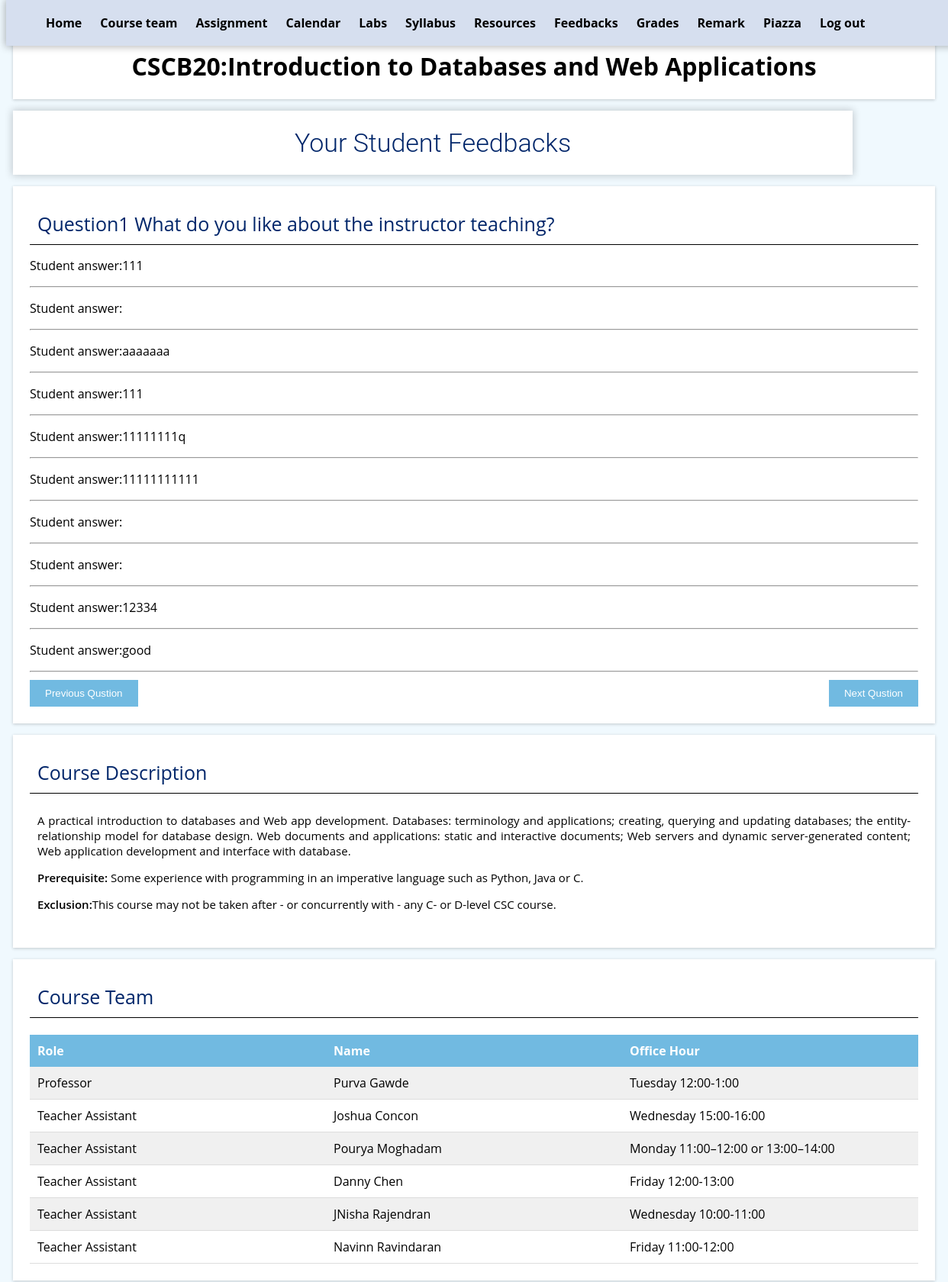
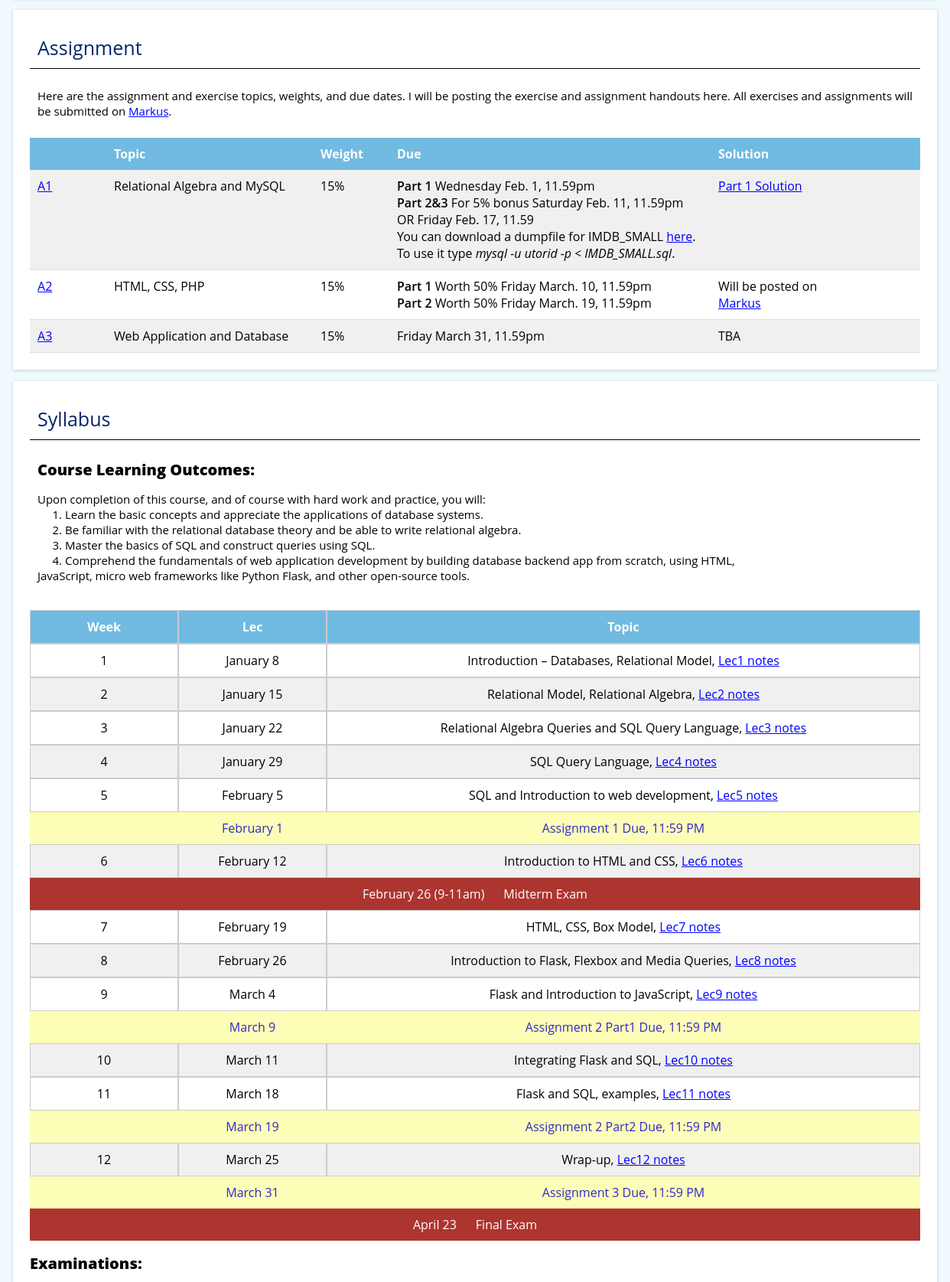
Screenshot of /feedback (signed in, upper part) with the database file from the repository (2 pictures, top to bottom).
### tables this page shows
CREATE TABLE "Feedback" (
    "feedbackid" INTEGER PRIMARY KEY AUTOINCREMENT,
    "Instructor" TEXT NOT NULL,
    "Q1" TEXT NOT NULL,
    "Q2" TEXT,
    "Q3" TEXT,
    "Q4" TEXT
);

### app.py (the view, shortened to what this page needs)
@app.route('/feedback')
def feedback():
    if session['admin']:
        if 'username' not in session:
            return redirect('/loginpage')
        db = get_db()
        db.row_factory = make_dict
        feedbacks = query_db('SELECT * FROM Feedback WHERE instructor=?', [session['username']])
        db.close()
        print(feedbacks)
        return render_template('feedback_instructor.html', feedbacks=feedbacks)

### app.py (called while the page is built)
def get_db():
    db = getattr(g, '_database', None)
    if db is None:
        db = g._database = sqlite3.connect(DATABASE)
    return db

def query_db(query, args=(), one=False):
    cur = get_db().execute(query, args)
    rv = cur.fetchall()
    return (rv[0] if rv else None) if one else rv

def make_dict(cursor, row):
    return dict((cursor.description[idx][0], value)
                for idx, value in enumerate(row))

@app.teardown_appcontext
def close_connection(exception):
    db = getattr(g, '_database', None)
    if db is not None:
        db.close()

### templates/feedback_instructor.html (shortened to what this page needs)
{% extends "base.html" %}
{% block content %}
<link rel="stylesheet" href="../static/style/style.css" type="text/css">
<div>
    <h1 class="title">Your Student Feedbacks</h1>
</div>
<section class="section" >
<div id="content">
  <div id="qpage1" class="qpage">
    <h2>Question1 What do you like about the instructor teaching?</h2>
    {% for feedback in feedbacks %}
        <p>Student answer:{{ feedback.Q1 }}</p>
        <hr />
    {% endfor %}
  </div>
</div>
<div class="pagination">
  <button onclick="prevqpage()">Previous Qustion</button>
  <button class="next-button" onclick="nextqpage()">Next Qustion</button>
</div>
</section>
{% endblock %}

### static/style/style.css (style rules this page uses)
body { font-family: 'Open Sans', sans-serif; word-wrap: break-word; background-color: #f0f9fe; padding-top: 20px; }
.title { font-size: 34px; margin: 15px 9px; border: 2px solid #FFF; padding: 20px; background: #FFF; transition: border-color 0.5s ease-in-out; white-space: nowrap; width: 1100px; box-sizing: border-box; color: #00266a; text-align: center; font-weight: 300; box-shadow: 0px 0px 10px 1px rgba(0,0,0,0.2); font-family: 'Roboto', sans-serif; }
.section { background-color: white; margin-bottom: 0; margin: 15px 9px; padding: 20px; transition: margin-bottom 0.2 ease-in; box-shadow: 0 1px 4px rgba(0, 0, 0, 0.2); border: 2px solid #FFF; box-sizing: border-box; }
.section h2 { margin: 0; padding: 10px; border-bottom: 2px solid white; font-weight:400; font-size:25px; color:#00266a; border-bottom: 1px solid black; }
.pagination button { padding: 10px 20px; background-color: #71bae1; color: #fff; border: none; cursor: pointer; }
.next-button { float: right; }
.qpage { display: none; }
.pagination { margin-top: 10px; }

### rows the page displays
Feedback: Q1 "111"
Feedback: Q1 "aaaaaaa"
Feedback: Q1 "111"
Feedback: Q1 "11111111q"
Feedback: Q1 "11111111111"
Feedback: Q1 "12334"
Feedback: Q1 "good"
